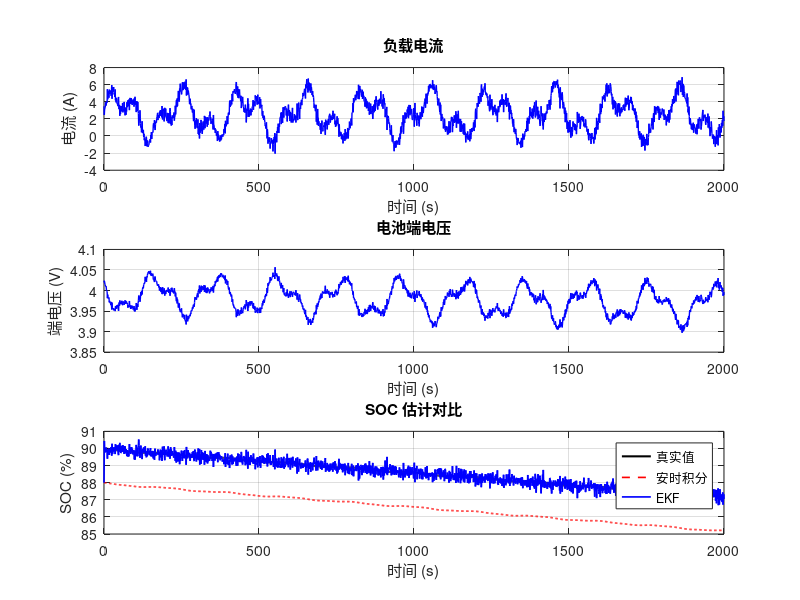

Source code (MATLAB): (Note: this script raises an error after producing the figure.)
%% 电池 SOC 估算 — 扩展卡尔曼滤波 (EKF)
% MATLAB R2016b 兼容
% 一阶 RC 等效电路模型 + EKF 状态估计
% 演示：真实 SOC vs 安时积分 vs EKF 估计

clear; clc; close all;

%% 电池参数（锂离子电池 3.7V 标称）
Q_nom  = 50;        % 额定容量 [Ah]
V_oc   = @(soc) 3.2 + 0.9*soc + 0.1*soc.^2 - 0.05*soc.^3;  % OCV-SOC 曲线
R0     = 0.01;      % 欧姆内阻 [Ohm]
R1     = 0.015;     % 极化内阻 [Ohm]
C1     = 2000;      % 极化电容 [F]
tau1   = R1 * C1;   % 时间常数 [s]

%% 仿真设置
dt = 1.0;           % 采样时间 [s]
T  = 2000;          % 总时长 [s]
t  = 0:dt:T;
n  = length(t);

%% 生成负载电流（模拟 WLTC-like 工况）
I_base = 2.5 + 2*sin(2*pi*t/200) + 1.5*sin(2*pi*t/80);
I_load = I_base + 0.5*randn(size(t));   % 加测量噪声

%% 真实状态（参考值）
soc_true = zeros(1, n);
v1_true  = zeros(1, n);
soc = 0.9;  % 初始 SOC
v1  = 0;

for k = 1:n
    soc_true(k) = soc;
    v1_true(k)  = v1;
    % RC 环节 + SOC 积分
    v1 = v1 + dt * (-v1/tau1 + I_load(k)/C1);
    soc = soc - dt * I_load(k) / (Q_nom * 3600);
end

%% 测量电压（OCV - R0*I - V1 + 噪声）
R_meas = 0.002;     % 电压测量噪声标准差
V_term = V_oc(soc_true) - R0 * I_load - v1_true + R_meas*randn(size(t));

%% 安时积分法（开环，有漂移）
soc_ah = zeros(1, n);
soc_ah(1) = 0.88;   % 初始估计有偏差
for k = 2:n
    soc_ah(k) = soc_ah(k-1) - dt * I_load(k-1) / (Q_nom * 3600);
end

%% EKF 估计
% 状态向量 x = [SOC; V1]
% 观测: V_term = OCV(SOC) - R0*I - V1
soc_ekf = zeros(1, n);
soc_ekf(1) = 0.88;  % 相同初始误差

x = [0.88; 0];       % [SOC; V1]
P = diag([0.01^2, 0.001^2]);  % 初始协方差
Q_w = diag([1e-6, 1e-6]);     % 过程噪声
R_v = R_meas^2;                % 观测噪声

for k = 2:n
    Ik = I_load(k-1);
    dt_eff = dt;

    % 状态预测
    soc_pred = x(1) - dt_eff * Ik / (Q_nom * 3600);
    v1_pred  = x(2) + dt_eff * (-x(2)/tau1 + Ik/C1);
    x_pred = [soc_pred; v1_pred];

    % 雅可比矩阵
    A = [1, 0; 0, 1 - dt_eff/tau1];

    % 预测协方差
    P_pred = A * P * A' + Q_w;

    % 观测预测
    V_pred = V_oc(soc_pred) - R0 * Ik - v1_pred;

    % 观测雅可比 (dOCV/dSOC = 0.9 + 0.2*SOC - 0.15*SOC^2)
    dOCV = 0.9 + 0.2*soc_pred - 0.15*soc_pred^2;
    C = [dOCV, -1];

    % 卡尔曼增益
    K = P_pred * C' / (C * P_pred * C' + R_v);

    % 更新
    x = x_pred + K * (V_term(k) - V_pred);
    P = (eye(2) - K * C) * P_pred;

    soc_ekf(k) = x(1);
end

%% 绘图
figure('Position', [100 100, 850, 600]);

subplot(3,1,1);
plot(t, I_load, 'b-', 'LineWidth', 1);
xlabel('时间 (s)'); ylabel('电流 (A)');
grid on; title('负载电流');

subplot(3,1,2);
plot(t, V_term, 'b-', 'LineWidth', 1);
xlabel('时间 (s)'); ylabel('端电压 (V)');
grid on; title('电池端电压');

subplot(3,1,3);
plot(t, soc_true*100, 'k-', 'LineWidth', 1.5); hold on;
plot(t, soc_ah*100, 'r--', 'LineWidth', 1.2);
plot(t, soc_ekf*100, 'b-', 'LineWidth', 1.2);
xlabel('时间 (s)'); ylabel('SOC (%)');
legend('真实值', '安时积分', 'EKF', 'Location', 'best');
grid on; title('SOC 估计对比');

%% 误差统计
err_ah  = soc_ah - soc_true;
err_ekf = soc_ekf - soc_true;

fprintf('===== SOC 估计结果 =====\n');
fprintf('安时积分 RMS 误差: %.3f %%\n', rms_calculation(err_ah)*100);
fprintf('EKF 估计 RMS 误差: %.3f %%\n', rms_calculation(err_ekf)*100);
fprintf('安时积分 终值误差: %.3f %%\n', abs(soc_ah(end)-soc_true(end))*100);
fprintf('EKF 估计 终值误差: %.3f %%\n', abs(soc_ekf(end)-soc_true(end))*100);
